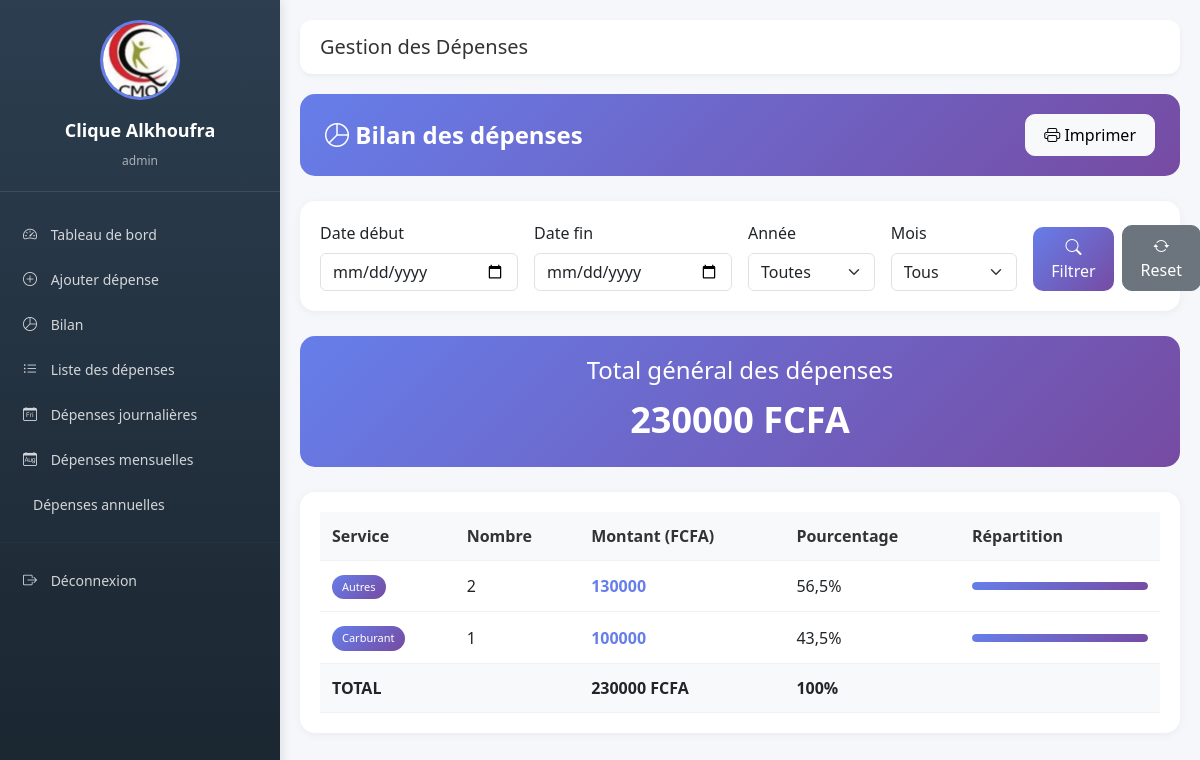
The app's page /bilan/ (signed in) with its own data.
### depenses/models.py (models this page shows, shortened)
class Depense(models.Model):
    SERVICES = [
        ('SERVICE_CLINIQUE', 'Service Clinique'),
        ('LABORATOIRE', 'Laboratoire'),
        ('CHIRURGIE_INFIRMERIE', 'Chirurgie et Infirmerie'),
        ('CARBURANT', 'Carburant'),
        ('MAINTENANCE', 'Maintenance'),
        ('LOCATION', 'Location'),
        ('CAMPUS_MEDECIN', 'Campus Médecin'),
        ('TAXES', 'Taxes'),
        ('SALAIRE', 'Salaire'),
        ('RECEPTION', 'Réception'),
        ('HYGIENE', 'Hygiène'),
        ('AUTRES', 'Autres'),
    ]
    date = models.DateField(default=timezone.now)
    nom_prenom = models.CharField(max_length=200, verbose_name="Nom et prénom")
    service = models.CharField(max_length=50, choices=SERVICES, default='AUTRES')
    motif_depense = models.TextField(verbose_name="Motif de la dépense")
    montant = models.DecimalField(max_digits=10, decimal_places=2)
    remarque = models.TextField(blank=True, null=True)
    nom_utilisateur = models.ForeignKey(User, on_delete=models.CASCADE)
    created_at = models.DateTimeField(auto_now_add=True)
    updated_at = models.DateTimeField(auto_now=True)
    justificatif = models.FileField(
        upload_to=upload_justificatif_path,
        verbose_name="Justificatif (facture, reçu)",
        blank=True,
        null=True,
        help_text="Formats acceptés: PDF, JPG, PNG, JPEG (max 5MB)"
    )
    justificatif_nom = models.CharField(max_length=255, blank=True, null=True)
    class Meta:
        ordering = ['-date']
        verbose_name = "Dépense"
        verbose_name_plural = "Dépenses"

### depenses/views.py (the view, shortened to what this page needs)
# urls.py: path('bilan/', views.bilan, name='bilan'),
@login_required
def bilan(request):
    from django.db.models import Sum, Count
    from datetime import datetime
    date_debut = request.GET.get('date_debut', '')
    date_fin = request.GET.get('date_fin', '')
    annee = request.GET.get('annee', '')
    mois = request.GET.get('mois', '')
    depenses = Depense.objects.filter(nom_utilisateur=request.user)
    annees_disponibles = depenses.dates('date', 'year').values_list('date__year', flat=True).distinct()
    annees_list = sorted(set([int(a) for a in annees_disponibles]))
    if not annees_list:
        annees_list = [timezone.now().year]
    filtre_actif = None
    valeur_filtre = ''
    stats_par_service = []
    total_general = depenses.aggregate(Sum('montant'))['montant__sum'] or 0
    for service_code, service_label in Depense.SERVICES:
        depenses_service = depenses.filter(service=service_code)
        total_service = depenses_service.aggregate(Sum('montant'))['montant__sum'] or 0
        nombre_service = depenses_service.count()
        pourcentage = (total_service / total_general * 100) if total_general > 0 else 0
        if total_service > 0:
            stats_par_service.append({
                'code': service_code,
                'label': service_label,
                'total': total_service,
                'nombre': nombre_service,
                'pourcentage': pourcentage,
            })
    stats_par_service.sort(key=lambda x: x['total'], reverse=True)
    top_depenses = depenses.order_by('-montant')[:5]
    context = {
        'stats_par_service': stats_par_service,
        'total_general': total_general,
        'top_depenses': top_depenses,
        'date_debut': date_debut,
        'date_fin': date_fin,
        'annee': annee,
        'mois': mois,
        'filtre_actif': filtre_actif,
        'valeur_filtre': valeur_filtre,
        'annee_actuelle': timezone.now().year,
        'annee_precedente': timezone.now().year - 1,
        'annees_list': annees_list,  # Ajout des années dynamiques
    }
    return render(request, 'depenses/bilan.html', context)

### depenses/templates/depenses/bilan.html (shortened to what this page needs)
{% extends 'depenses/base.html' %}
{% load static %}
{% block content %}
<div class="page-container">
    <div class="page-header no-print">
        <h2>
            <i class="bi bi-pie-chart"></i> Bilan des dépenses
        </h2>
        <div class="btn-actions no-print">
            <button onclick="window.print();" class="btn btn-light btn-custom">
                <i class="bi bi-printer"></i> Imprimer
            </button>
        </div>
    </div>
    <div class="filter-card no-print">
        <form method="get" class="row g-3">
            <div class="col-md-3">
                <label class="form-label">Date début</label>
                <input type="date" name="date_debut" class="form-control" value="{{ date_debut }}">
            </div>
            <div class="col-md-3">
                <label class="form-label">Date fin</label>
                <input type="date" name="date_fin" class="form-control" value="{{ date_fin }}">
            </div>
           <div class="col-md-2">
                <label class="form-label">Année</label>
                <select name="annee" class="form-select">
                    <option value="">Toutes</option>
                </select>
            </div>
            <div class="col-md-2">
                <label class="form-label">Mois</label>
                <select name="mois" class="form-select">
                    <option value="">Tous</option>
                </select>
            </div>
            <div class="col-md-2 d-flex align-items-end">
                <button type="submit" class="btn btn-primary w-100 btn-custom">
                    <i class="bi bi-search"></i> Filtrer
                </button>
                <a href="{% url 'bilan' %}" class="btn btn-secondary w-100 ms-2 btn-custom">
                    <i class="bi bi-arrow-repeat"></i> Reset
                </a>
            </div>
        </form>
    </div>
    <div class="stats-card no-print">
        <h4>Total général des dépenses</h4>
        <div class="total">{{ total_general|floatformat:0 }} FCFA</div>
    </div>
    <div class="table-container">
        <table class="custom-table">
            <thead>
                <tr>
                    <th>Service</th>
                    <th>Nombre</th>
                    <th>Montant (FCFA)</th>
                    <th>Pourcentage</th>
                    <th>Répartition</th>
                </tr>
            </thead>
            <tbody>
                {% for service in stats_par_service %}
                <tr>
                    <td><span class="badge-service">{{ service.label }}</span></td>
                    <td>{{ service.nombre }}</td>
                    <td class="amount">{{ service.total|floatformat:0 }}</td>
                    <td>{{ service.pourcentage|floatformat:1 }}%</td>
                    <td style="width: 200px;">
                        <div class="progress-bar-custom">
                            <div class="progress-fill" style="width: {{ service.pourcentage }}%;"></div>
                        </div>
                    </td>
                </tr>
                {% empty %}
                <tr>
                    <td colspan="5" class="text-center">Aucune dépense enregistrée</td>
                </tr>
                {% endfor %}
            </tbody>
            <tfoot style="background: #f8f9fa; font-weight: bold;">
                <tr>
                    <td><strong>TOTAL</strong></td>
                    <td><strong></strong></td>
                    <td><strong>{{ total_general|floatformat:0 }} FCFA</strong></td>
                    <td><strong>100%</strong></td>
                    <td></td>
                </tr>
            </tfoot>
        </table>
    </div>
</div>
{% endblock %}

### depenses/templates/depenses/base.html (shortened to what this page needs)
{% load static %}
{% load django_bootstrap5 %}
<!DOCTYPE html>
<html lang="fr">
<head>
    {% bootstrap_css %}
    <link rel="stylesheet" href="{% static 'depenses/css/style.css' %}">
    <link rel="stylesheet" href="https://cdn.jsdelivr.net/npm/bootstrap-icons@1.11.3/font/bootstrap-icons.min.css">
</head>
<body>
{% if user.is_authenticated %}
    <div class="sidebar">
        <div class="sidebar-logo">
            <img src="{% static 'depenses/images/logo1.jpg' %}" alt="Logo">
            <h5>Clique Alkhoufra</h5>
            <small>{{ user.username }}</small>
        </div>
        <nav>
            <a href="{% url 'dashboard' %}"><i class="bi bi-speedometer2"></i> Tableau de bord</a>
            <a href="{% url 'ajouter_depense' %}"><i class="bi bi-plus-circle"></i> Ajouter dépense</a>
            <a href="{% url 'bilan' %}"><i class="bi bi-pie-chart"></i> Bilan</a>
            <a href="{% url 'liste_depenses' %}"><i class="bi bi-list-ul"></i> Liste des dépenses</a>
            <a href="{% url 'depenses_journalieres' %}"><i class="bi bi-calendar-day"></i> Dépenses journalières</a>
            <a href="{% url 'depenses_mensuelles' %}"><i class="bi bi-calendar-month"></i> Dépenses mensuelles</a>
            <a href="{% url 'depenses_annuelles' %}"> Dépenses annuelles</a>
            <hr style="margin: 15px 0; border-color: rgba(255,255,255,0.1);">
            <a href="{% url 'logout' %}"><i class="bi bi-box-arrow-right"></i> Déconnexion</a>
        </nav>
    </div>
    <div class="content">
        <div class="main-header">
            <h1>Gestion des Dépenses</h1>
        </div>
        {% block content %}
        {% endblock %}
    </div>
{% else %}
    {% block auth_content %}{% endblock %}
{% endif %}
</body>
</html>

### static/depenses/css/style.css (style rules this page uses)
.btn-primary { background: linear-gradient(135deg, #667eea 0%, #764ba2 100%); border: none; transition: transform 0.3s ease; }

### depenses/templates/depenses/base.html (style rules this page uses)
* { margin: 0; padding: 0; box-sizing: border-box; }
body { font-family: 'Segoe UI', Tahoma, Geneva, Verdana, sans-serif; background: #f5f7fa; overflow-x: hidden; }
.sidebar { position: fixed; top: 0; left: 0; height: 100vh; width: 280px; background: linear-gradient(180deg, #2c3e50 0%, #1a252f 100%); box-shadow: 2px 0 10px rgba(0,0,0,0.1); transition: all 0.3s ease; overflow-y: auto; z-index: 1000; }
.sidebar a { color: rgba(255,255,255,0.8); text-decoration: none; padding: 12px 20px; display: block; transition: all 0.3s ease; border-left: 3px solid transparent; font-size: 14px; }
.sidebar a i { margin-right: 10px; width: 20px; }
.sidebar-logo { padding: 20px; text-align: center; border-bottom: 1px solid rgba(255,255,255,0.1); margin-bottom: 20px; }
.sidebar-logo img { width: 80px; height: 80px; border-radius: 50%; object-fit: cover; margin-bottom: 10px; border: 3px solid #667eea; }
.sidebar-logo h5 { color: white; font-size: 18px; font-weight: 600; margin: 10px 0 5px; }
.sidebar-logo small { color: rgba(255,255,255,0.6); font-size: 12px; }
.content { margin-left: 280px; padding: 20px; background: #f5f7fa; min-height: 100vh; transition: margin-left 0.3s ease; }
.main-header { display: flex; justify-content: space-between; align-items: center; margin-bottom: 20px; background: white; padding: 15px 20px; border-radius: 12px; box-shadow: 0 2px 5px rgba(0,0,0,0.05); }
.main-header h1 { margin: 0; font-size: 20px; color: #333; }

### depenses/templates/depenses/bilan.html (style rules this page uses)
.page-container { animation: fadeInUp 0.5s ease-out; }
.page-header { background: linear-gradient(135deg, #667eea 0%, #764ba2 100%); border-radius: 15px; padding: 20px 25px; margin-bottom: 25px; color: white; display: flex; justify-content: space-between; align-items: center; flex-wrap: wrap; }
.page-header h2 { margin: 0; font-size: 24px; font-weight: 600; }
.filter-card { background: white; border-radius: 15px; padding: 20px; margin-bottom: 25px; box-shadow: 0 2px 10px rgba(0,0,0,0.05); }
.stats-card { background: linear-gradient(135deg, #667eea 0%, #764ba2 100%); border-radius: 15px; padding: 20px; margin-bottom: 25px; color: white; text-align: center; }
.stats-card .total { font-size: 36px; font-weight: bold; }
.table-container { background: white; border-radius: 15px; padding: 20px; box-shadow: 0 2px 10px rgba(0,0,0,0.05); overflow-x: auto; }
.custom-table { width: 100%; border-collapse: collapse; }
.custom-table th, .custom-table td { padding: 12px; text-align: left; border-bottom: 1px solid #eef2f7; }
.custom-table th { background: #f8f9fa; font-weight: 600; color: #333; }
.progress-bar-custom { height: 8px; background: #e9ecef; border-radius: 10px; overflow: hidden; }
.progress-fill { height: 100%; background: linear-gradient(135deg, #667eea 0%, #764ba2 100%); border-radius: 10px; }
.badge-service { background: linear-gradient(135deg, #667eea 0%, #764ba2 100%); color: white; padding: 4px 10px; border-radius: 20px; font-size: 11px; display: inline-block; }
.btn-custom { border-radius: 10px; padding: 8px 18px; font-weight: 500; transition: all 0.3s ease; }
.amount { font-weight: 700; color: #667eea; }

### records on screen
Depense: label "Carburant", nombre "1", total "100000", pourcentage "43,5"

### other values on screen
{{ user.username }} "admin"
{{ total_general|floatformat:0 }} "230000"
{{ service.label }} "Autres"
{{ service.nombre }} "2"
{{ service.total|floatformat:0 }} "130000"
{{ service.pourcentage|floatformat:1 }} "56,5"
